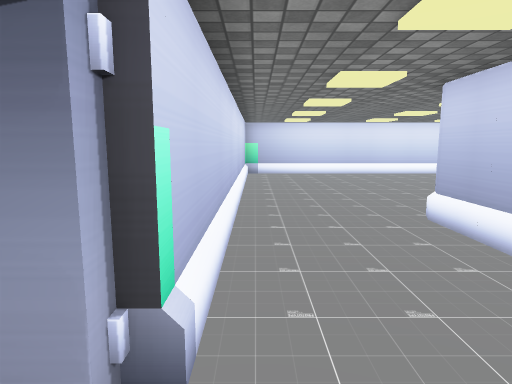
view 1 (above)

18 first-person views from a walk through a Unity game level. The camera is 1.4 m above the floor, tilts 8° down and sees 75° across. Doors are open. The floor is counted in squares, 1 m on a side. Each view is taken from the middle of a square. On the plan, view 1 faces up. The plan holds only what a view shows up to about 15 squares ahead; the rest is blank. The place goes on beyond the plan. Some surface patterns are stand-ins.

view 2
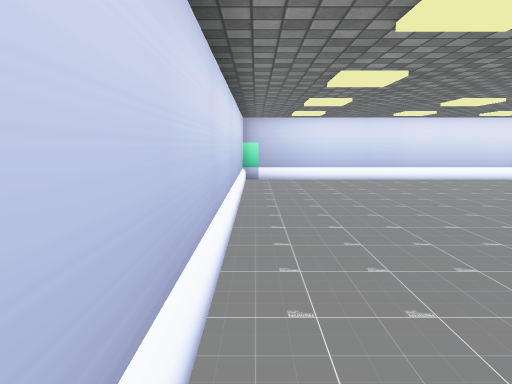

view 3
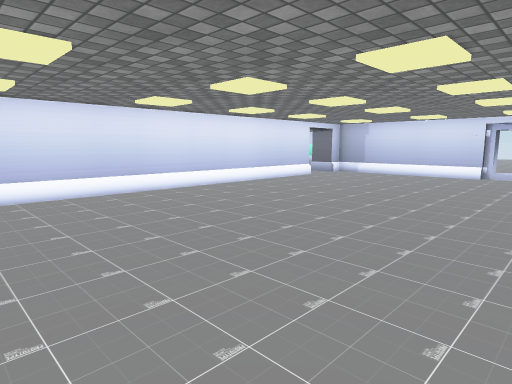

view 4
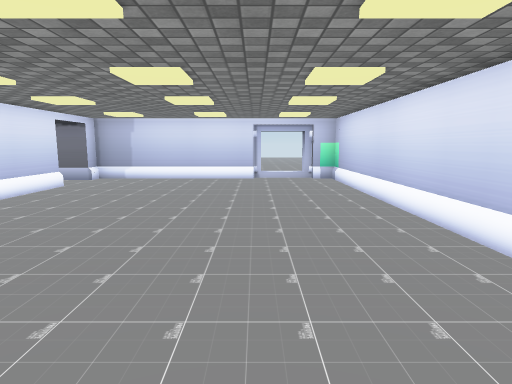

view 5
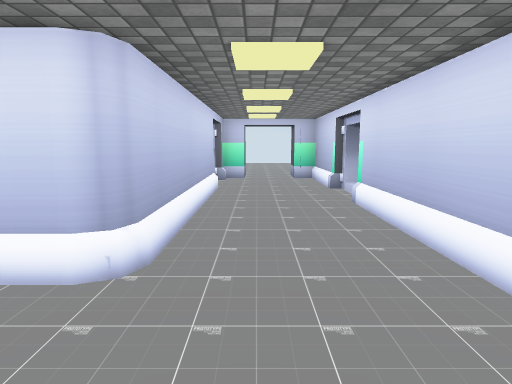

view 6
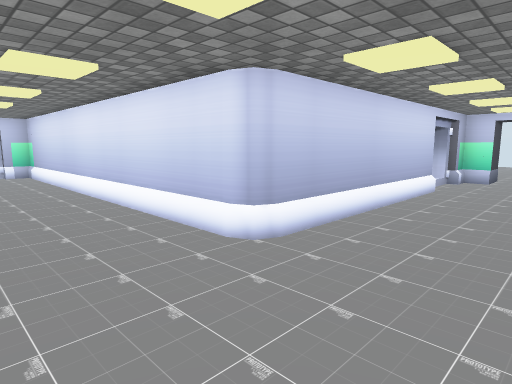

view 7
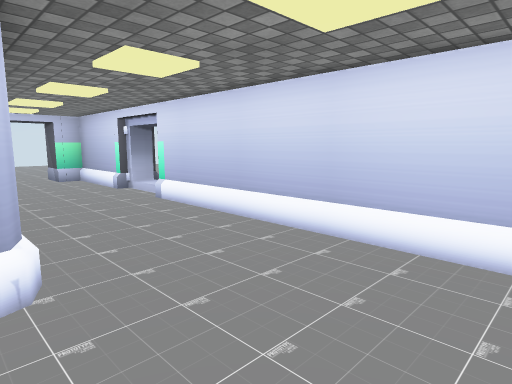

view 8
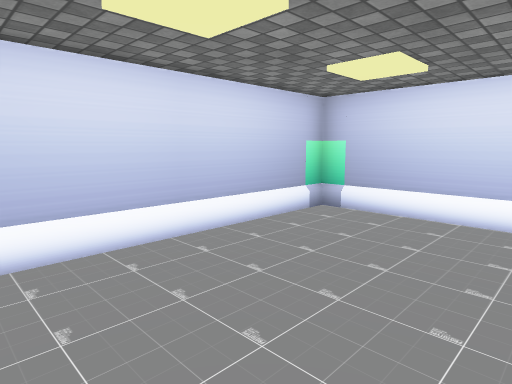

view 9
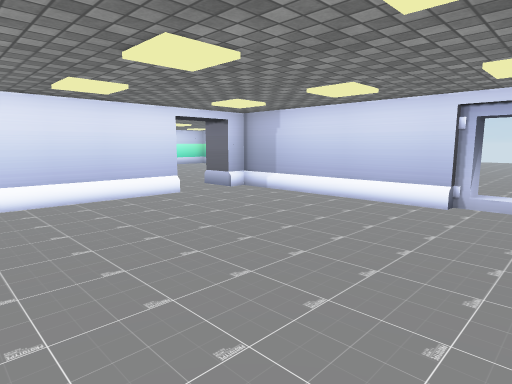

view 10
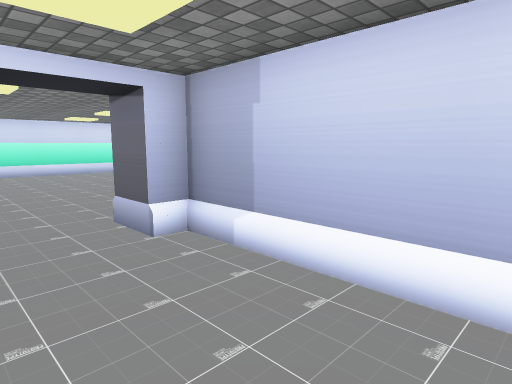

view 11
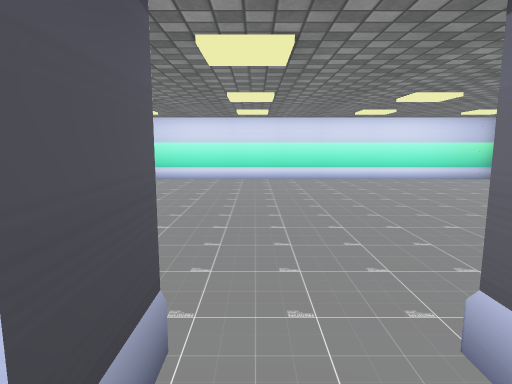

view 12
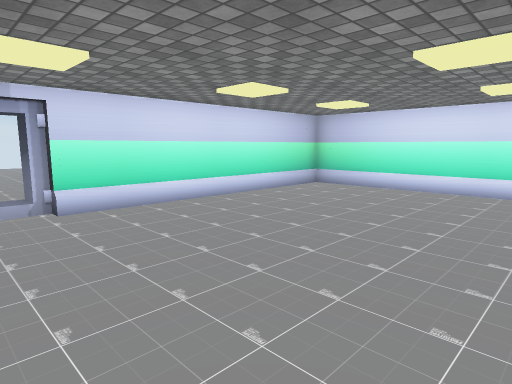

view 13
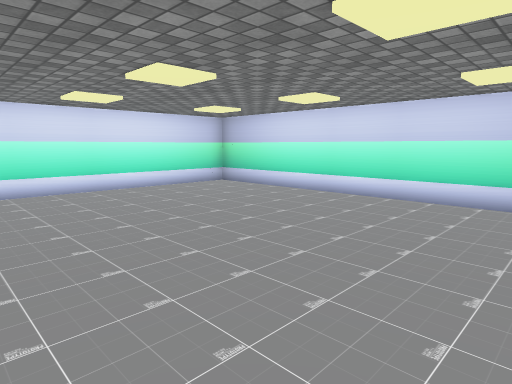

view 14
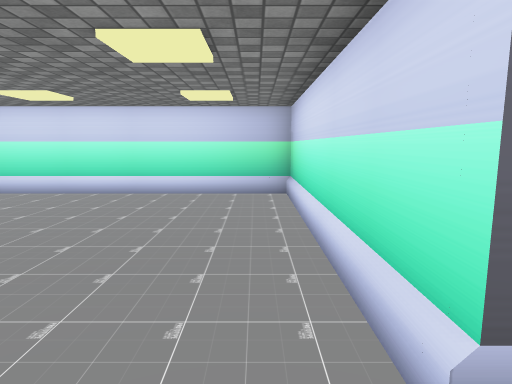

view 15
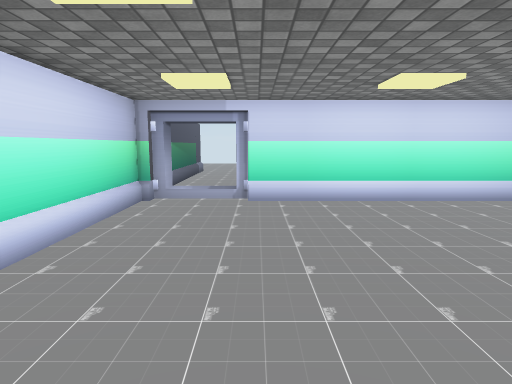

view 16
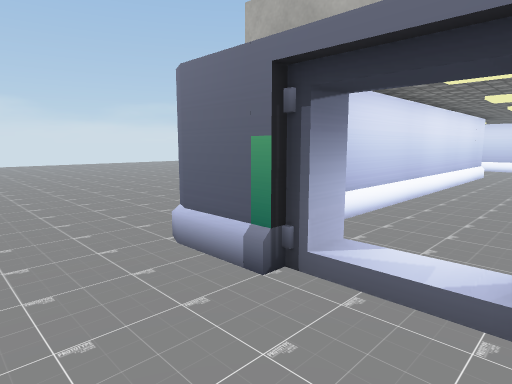

view 17
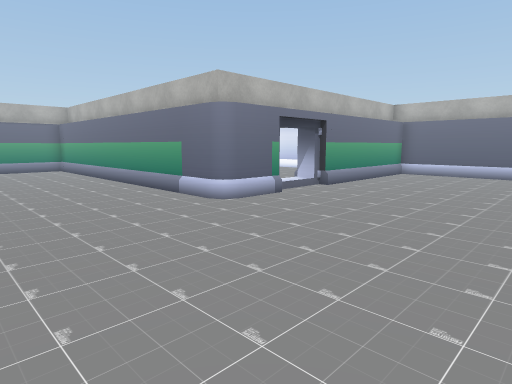

view 18
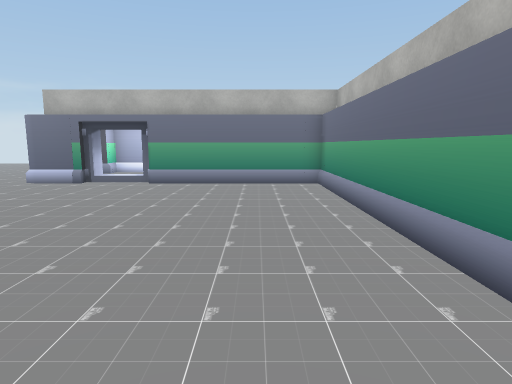

### Floor plan
Points are (right, up) in squares from view 1. A wall is a line through its corners. A room is listed if a view was taken in it or the views show most of it. See-through windows are left out.
Room 1 (views 1, 2, 3, 4, 5, 6, 7, 8, 9, 10, 11)
walls: (3.4, 6.1) (3.5, 6.5) (3.9, 6.7) (17.1, 6.7); (17.2, 7.9) (18.1, 7.9); (17.4, 9.5) (17.4, 10.1) (17, 10.1); (17.4, 7.5) (17.4, 8.5); (3.4, -1) (3.4, 6.5); (14.4, 16.7) (-0.5, 16.7) (-0.5, 1.4); (18.1, 7.6) (18.4, 7.6); (18.4, 9.8) (17.1, 9.8) (17.1, 16.7); (-0.5, -0.4) (-0.5, -4.4) (0.4, -4.4); (2.5, -4.4) (3.4, -4.4) (3.4, -3.1) (4.6, -3.1)
ways out: open door at (15.5, 17.5) to room 2; opening at (4.5, -2.5) to room 3; opening at (17.5, 9) to room 3; open door at (1.5, -5) to room 4; opening at (-1.5, 0.5)
Room 2 (views 12, 13, 14, 15)
walls: (16.4, 18) (24.8, 18) (24.8, 29.7) (8.5, 29.7) (8.5, 20.8); (8.3, 20.9) (8.3, 20.5); (8.5, 18) (13.4, 18)
ways out: open door at (15.5, 17.5) to room 1; opening at (7.5, 19.5)
Room 3 (views 16, 17, 18)
walls: (18.2, 5.4) (4.6, 5.4) (4.6, -1); (18.4, 7.6) (18.4, 5.9) (18.2, 5.6) (17.9, 5.4); (18.1, 8.5) (18.1, 7.6); (18.1, 10.1) (18.1, 9.5); (18.4, 14.9) (18.4, 9.8); (4.6, -3.1) (4.6, -5.1) (4.5, -5.6); (22.9, 16.7) (20.3, 16.7)
ways out: opening at (4.5, -2.5) to room 1; opening at (17.5, 9) to room 1
Room 4 (no view inside)
walls: (2.5, -5.8) (2.5, -4.4); (0.4, -4.4) (0.4, -5.8)
ways out: open door at (1.5, -5) to room 1

Where each view was taken, in squares from view 1:
view 1: 0 up, 0 right, facing up
view 2: 3 up, 0 right, facing up
view 3: 7 up, 1 right, facing up-right
view 4: 10 up, 3 right, facing right
view 5: 10 up, 2 right, facing down
view 6: 10 up, 0 right, facing down-right
view 7: 10 up, 4 right, facing down-left
view 8: 10 up, 4 right, facing up-left
view 9: 8 up, 9 right, facing up-right
view 10: 12 up, 14 right, facing up-right
view 11: 16 up, 15 right, facing up
view 12: 19 up, 16 right, facing up-left
view 13: 19 up, 16 right, facing up-right
view 14: 19 up, 15 right, facing right
view 15: 21 up, 17 right, facing left
view 16: 10 up, 21 right, facing down-left
view 17: 0 up, 25 right, facing up-left
view 18: 3 up, 17 right, facing left
